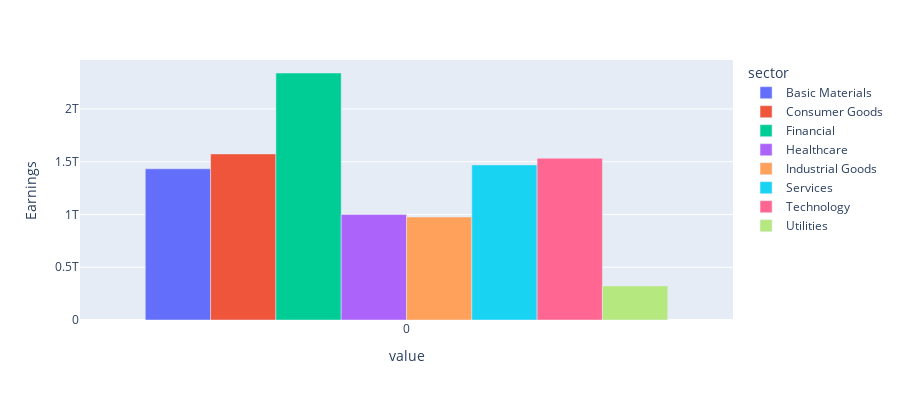

This figure's notebook cell:
### Code cell
fig = px.bar(value_stocks, x='value', y='Earnings',
             hover_data=['value', 'sector'], color='sector',
             labels={''}, height=400)
fig.update_layout(barmode='group', xaxis={'categoryorder':'category ascending'})

fig.show()

### Figure 1 — Plotly figure (JSON) as saved in the notebook; plotly's stock layout.template omitted (floating-point values rounded to 4 significant figures)
{"data": [{"alignmentgroup": "True", "customdata": [["Basic Materials"]], "hovertemplate": "sector=%{customdata[0]}<br>value=%{x}<br>Earnings=%{y}<extra></extra>", "legendgroup": "Basic Materials", "marker": {"color": "#636efa", "pattern": {"shape": ""}}, "name": "Basic Materials", "offsetgroup": "Basic Materials", "orientation": "v", "showlegend": true, "textposition": "auto", "type": "bar", "x": [0], "xaxis": "x", "y": [1433117720229], "yaxis": "y"}, {"alignmentgroup": "True", "customdata": [["Consumer Goods"]], "hovertemplate": "sector=%{customdata[0]}<br>value=%{x}<br>Earnings=%{y}<extra></extra>", "legendgroup": "Consumer Goods", "marker": {"color": "#EF553B", "pattern": {"shape": ""}}, "name": "Consumer Goods", "offsetgroup": "Consumer Goods", "orientation": "v", "showlegend": true, "textposition": "auto", "type": "bar", "x": [0], "xaxis": "x", "y": [1574140377162], "yaxis": "y"}, {"alignmentgroup": "True", "customdata": [["Financial"]], "hovertemplate": "sector=%{customdata[0]}<br>value=%{x}<br>Earnings=%{y}<extra></extra>", "legendgroup": "Financial", "marker": {"color": "#00cc96", "pattern": {"shape": ""}}, "name": "Financial", "offsetgroup": "Financial", "orientation": "v", "showlegend": true, "textposition": "auto", "type": "bar", "x": [0], "xaxis": "x", "y": [2341075137078], "yaxis": "y"}, {"alignmentgroup": "True", "customdata": [["Healthcare"]], "hovertemplate": "sector=%{customdata[0]}<br>value=%{x}<br>Earnings=%{y}<extra></extra>", "legendgroup": "Healthcare", "marker": {"color": "#ab63fa", "pattern": {"shape": ""}}, "name": "Healthcare", "offsetgroup": "Healthcare", "orientation": "v", "showlegend": true, "textposition": "auto", "type": "bar", "x": [0], "xaxis": "x", "y": [999521594064], "yaxis": "y"}, {"alignmentgroup": "True", "customdata": [["Industrial Goods"]], "hovertemplate": "sector=%{customdata[0]}<br>value=%{x}<br>Earnings=%{y}<extra></extra>", "legendgroup": "Industrial Goods", "marker": {"color": "#FFA15A", "pattern": {"shape": ""}}, "name": "Industrial Goods", "offsetgroup": "Industrial Goods", "orientation": "v", "showlegend": true, "textposition": "auto", "type": "bar", "x": [0], "xaxis": "x", "y": [975939922000], "yaxis": "y"}, {"alignmentgroup": "True", "customdata": [["Services"]], "hovertemplate": "sector=%{customdata[0]}<br>value=%{x}<br>Earnings=%{y}<extra></extra>", "legendgroup": "Services", "marker": {"color": "#19d3f3", "pattern": {"shape": ""}}, "name": "Services", "offsetgroup": "Services", "orientation": "v", "showlegend": true, "textposition": "auto", "type": "bar", "x": [0], "xaxis": "x", "y": [1469871358000], "yaxis": "y"}, {"alignmentgroup": "True", "customdata": [["Technology"]], "hovertemplate": "sector=%{customdata[0]}<br>value=%{x}<br>Earnings=%{y}<extra></extra>", "legendgroup": "Technology", "marker": {"color": "#FF6692", "pattern": {"shape": ""}}, "name": "Technology", "offsetgroup": "Technology", "orientation": "v", "showlegend": true, "textposition": "auto", "type": "bar", "x": [0], "xaxis": "x", "y": [1533331848000], "yaxis": "y"}, {"alignmentgroup": "True", "customdata": [["Utilities"]], "hovertemplate": "sector=%{customdata[0]}<br>value=%{x}<br>Earnings=%{y}<extra></extra>", "legendgroup": "Utilities", "marker": {"color": "#B6E880", "pattern": {"shape": ""}}, "name": "Utilities", "offsetgroup": "Utilities", "orientation": "v", "showlegend": true, "textposition": "auto", "type": "bar", "x": [0], "xaxis": "x", "y": [323345088000], "yaxis": "y"}], "layout": {"barmode": "group", "height": 400, "legend": {"title": {"text": "sector"}, "tracegroupgap": 0}, "margin": {"t": 60}, "xaxis": {"anchor": "y", "categoryorder": "category ascending", "domain": [0, 1], "title": {"text": "value"}}, "yaxis": {"anchor": "x", "domain": [0, 1], "title": {"text": "Earnings"}}}}
